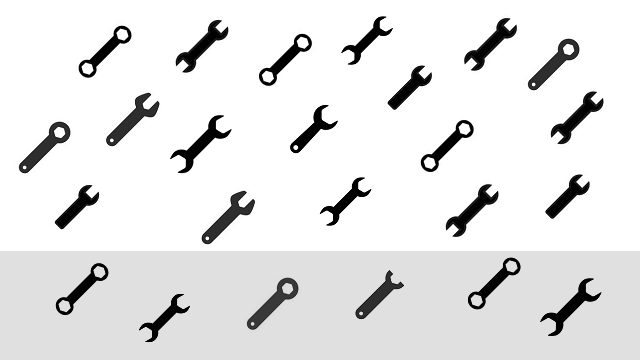
#> input picture APS2-kernels-spatial_operators/Figuras_APS2/Fig2_Ferramentas_u8.bmp, 640 x 360 px
$ python ex_2_find_pattern_multiple_times.py
#> lines starting #> are read from the running program, lines starting #| are printed output that depends on the picture; after the words box and inside, x2 and y2 are one past the last pixel; in counts of white or black regions, pixels touching at a corner belong together
# Goal: find multiple apearances of a pattern -> use Normalized cross correlation (NCC)


import cv2
import matplotlib.pyplot as plt
import numpy as np
import Find_N_MinMaxValues

img_original = cv2.imread("Figuras_APS2/Fig2_Ferramentas_u8.bmp", cv2.IMREAD_GRAYSCALE)
#> img_original is the input picture: shape (360, 640); min 0, max 255, mean 228.8
img_original_RGB = cv2.imread("Figuras_APS2/Fig2_Ferramentas_u8.bmp")

pattern = cv2.imread("Figuras_APS2/Fig2_Padrao_u8.bmp", cv2.IMREAD_GRAYSCALE)
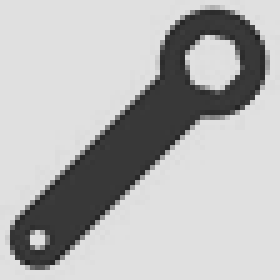
#> input picture APS2-kernels-spatial_operators/Figuras_APS2/Fig2_Padrao_u8.bmp, 56 x 56 px (shown 5 times larger)
#> pattern is the input picture: shape (56, 56); min 32, max 224, mean 180.6


(h, w) = img_original.shape
#> h = 360; w = 640

(hp, wp) = pattern.shape
#> hp = 56; wp = 56

img_original = img_original.astype("float32")

img_final = np.zeros((h, w), dtype="float32")


# Function that calculates the Normalized Cross Correlation
def ncc(matrix1, matrix2):
    matrix1a = matrix1.astype('float32')*(1/255)
    matrix2a = matrix2.astype('float32')*(1/255)
    (h, w) = matrix1a.shape
    ncc = np.zeros((h, w), dtype="float32")
    a = (matrix1a*matrix2a).sum()
    b = (matrix1a**2).sum()
    c = (matrix2a**2).sum()
    ncc = a / np.sqrt(b*c)
    return ncc


# Loop that sweep the image getting the NCC between the pattern and the sections of the image
for i in range(h-hp):
    for j in range(w-wp):

        section = (img_original[i:i+hp, j:j+wp]).astype("float32")   # section of the original image that is gonna be altered with the pattern

        img_final[i, j] = ncc(section, pattern)   # matrix convolution operation
#> this loop made 304 passes
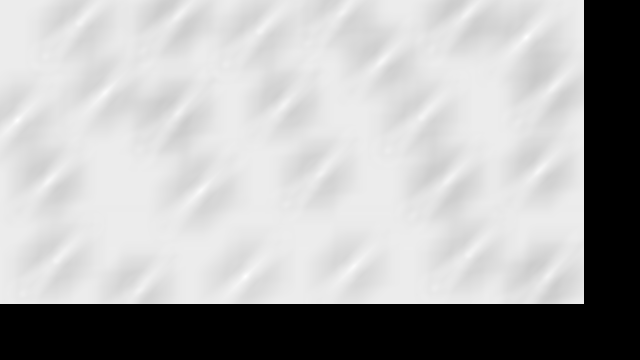
#> img_final: shape (360, 640) float32; min 0, max 1, mean 0.689
#> section: shape (56, 56) float32; every value is 224


# Create the lists with x and y positions
x_list = []
y_list = []

for k in range(h - hp):
    for l in range(w -wp):

        if img_final[k, l] > 0.99:
            x_list.append(k)
            y_list.append(l)

print('First points list size = ', len(x_list))
#| First points list size =  7


# Filters the repeated posiitons (or too close)
i = 0
while i < (len(x_list)-1):
    if abs(x_list[i+1]-x_list[i]) < 5:
        x_list.pop(i)
        y_list.pop(i)
    else:
        i+=1
#> this loop made 6 passes
print('Filtered points list size = ', len(x_list))
#| Filtered points list size =  3


# Draw a bounding box on each match found
for i in range(len(x_list)):
    x = int(x_list[i])
    y = int(y_list[i])
    cv2.rectangle(img_original_RGB, (y, x), (y + wp, x + hp), (0, 0, 255), 2)
#> this loop made 3 passes
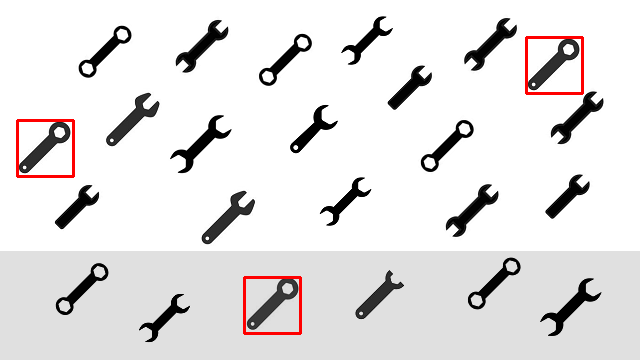
#> img_original_RGB: shape (360, 640, 3); 0.87% of pixels changed, all inside (x1, y1, x2, y2) = (16, 36, 584, 335)


#Display the pattern and the original image with bounding boxes
plt.imshow(img_original_RGB, cmap="gray")
plt.show()
